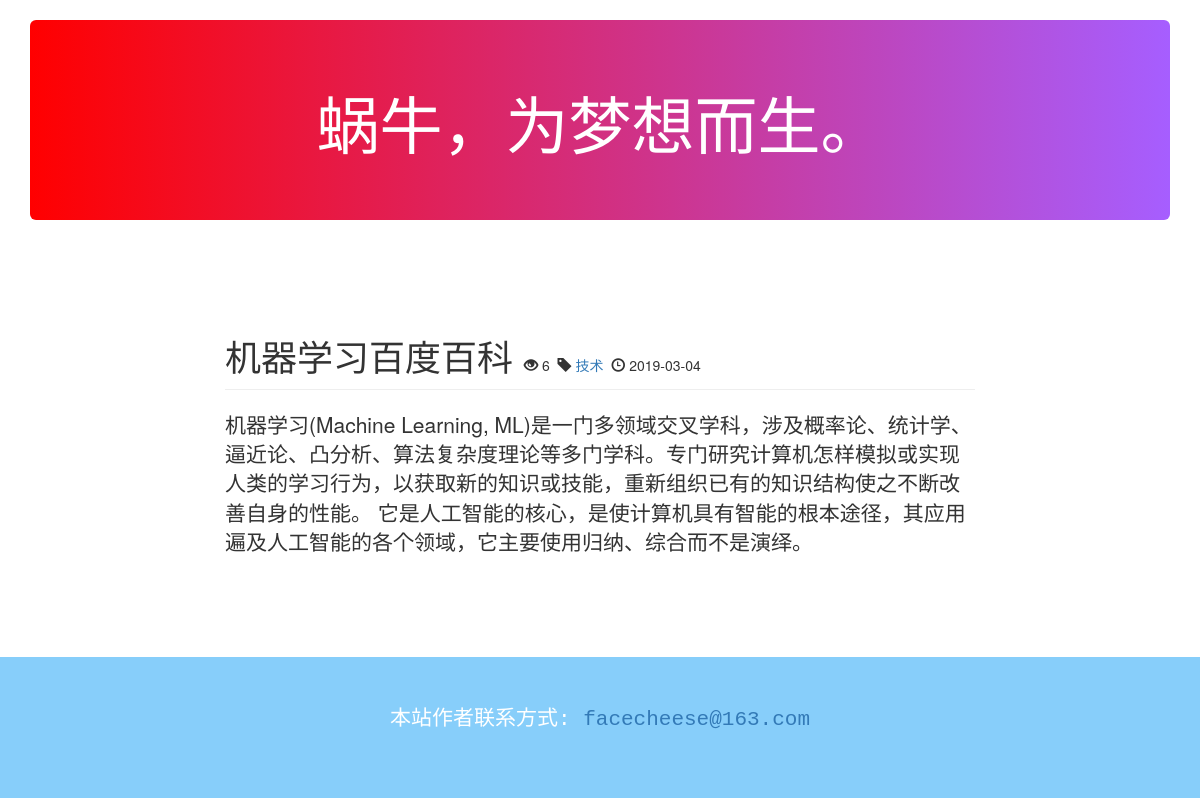
The page /detail/2/ on the database its author committed.
### blog/models.py (models this page shows, shortened)
class Posts(models.Model):
    title = models.CharField(max_length=70)
    body = RichTextField(verbose_name='文本内容')
    created_time = models.DateTimeField(auto_now_add=True)
    modified_time = models.DateTimeField(auto_now=True)
    views = models.PositiveIntegerField('浏览量', default=0)
    category = models.ForeignKey(Category, on_delete=models.CASCADE, related_name='Get_Posts')
    def increase_views(self):
        self.views += 1
        self.save(update_fields=['views'])
    class Meta:
        verbose_name_plural = verbose_name = "文章列表"

class Category(models.Model):
    name = models.CharField(max_length=70)
    def __str__(self):
        return self.name
    class Meta:
        verbose_name_plural = verbose_name = "分类"

### blog/views.py (the view)
# urls.py: path(r'detail/<int:article_id>/', views.detail, name='detail'),
def detail(request, article_id):
    post = get_object_or_404(Posts, pk=article_id)
    post.increase_views()
    return render_to_response('blog_detail.html', context={'detail': post})

### templates/blog_detail.html (shortened to what this page needs)
{% extends 'blog_index.html' %}
{% block content %}
      <br>  <br>  <br>  <br>
 <div class="col-md-2"></div>
        <div class="col-md-8">
         <div class="page-header">
            <h1 style="font-family: 黑体 ;display: inline" >{{ detail.title }}	</h1>
            <i class="glyphicon glyphicon-eye-open "  style="display:inline;margin-left: 2px;"></i>&nbsp;{{ detail.views }}&nbsp;
            <i class="glyphicon glyphicon-tag "  style="display:inline;"></i>&nbsp;<a href="{% url 'Blog:cate' detail.category.id %}">{{ detail.category }}</a>&nbsp;
            <i class="glyphicon glyphicon-time "  style="display:inline;"></i>&nbsp;{{ detail.created_time|date:"Y-m-d "}}
        </div>
        <figure class="highlight"><span class="c1">
		    <p class="lead">{{ detail.body|safe }}</p></span>
        </figure>
    </div>
     <div class="col-md-2"></div>
{% endblock content %}

### rows shown on the page
Posts: title "机器学习百度百科", views "6", category "技术", created_time "2019-03-04", body "机器学习(Machine Learning, ML)是一门多领域交叉学科，涉及概率论、统计学、逼近论、凸分析、算法复杂度理论等多门学科。专门研究计算机怎样模拟或实现人类的学习行为，以获取新的知识或技能，重新组织已有的知识结构使之不断改善自身的性能。 它是人工智能的核心，是使计算机具有智能的根本途径，其应用遍及人工智能的各个领域，它主要使用归纳、综合而不是演绎。"
